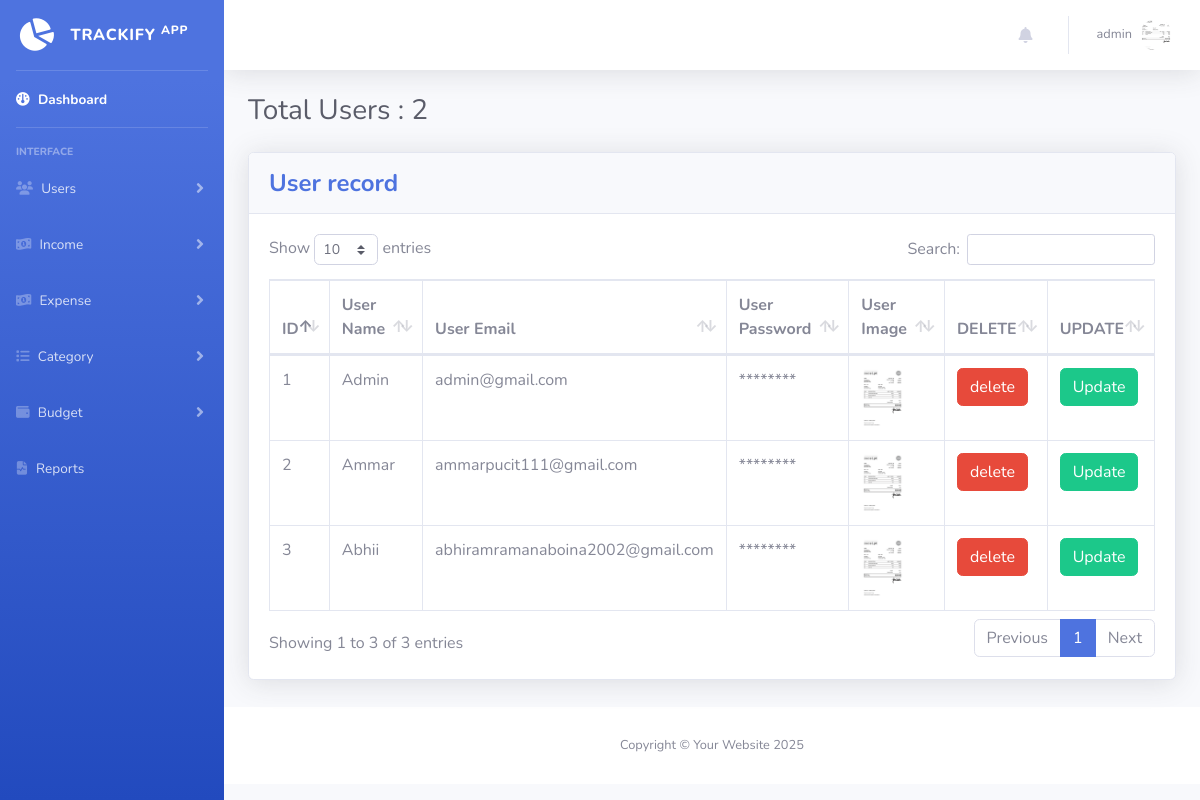
/users.php (signed in), run on the app's committed database.
### tables this page shows
CREATE TABLE `user` (
  `user_id` int(11) NOT NULL,
  `user_name` varchar(255) NOT NULL,
  `user_email` varchar(255) NOT NULL,
  `user_pass` varchar(255) NOT NULL,
  `user_image` varchar(255) NOT NULL,
  `role` varchar(255) NOT NULL,
  `reset_token` varchar(255) DEFAULT NULL,
  `token_expiration` int(11) NOT NULL
);

### users.php (the view, shortened to what this page needs)
<?php include('include/top.php')?>
</head>
<body id="page-top">
    <div id="wrapper">
        <?php include('include/sidebar.php')?>
        <div id="content-wrapper" class="d-flex flex-column">
            <div id="content">
                <?php include('include/topbar.php')?>
                <div class="container-fluid">
<?php
include('include/connectbd.php');
$select_users="select * from user";
$run_users=mysqli_query($conn,$select_users);
$numrows=mysqli_num_rows($run_users);
 $total_users=$numrows-1;
 ?>
                    <h1 class="h3 mb-4 text-gray-800">Total Users : <?php echo $total_users;?></h1>
                    <div class="row">
                    <div class="col">
                      <div class="card shadow mb-4">
                        <div class="card-header py-3">
                            <h4 class="m-0 font-weight-bold text-primary">User record </h4>
                        </div>
                        <div class="card-body">
                            <div class="table-responsive">
                                <table class="table table-bordered" id="dataTable" width="100%" cellspacing="0">
                                    <thead>
                                        <tr>
                                            <th>ID</th>
                                            <th>User Name</th>
                                            <th>User Email</th>
                                            <th>User Password</th>
                                            <th>User Image</th>
                                            <th>DELETE</th>
                                            <th>UPDATE</th>
                                        </tr>
                                    </thead>
                                    <tbody>
                                        <?php
                                        include('include/connectbd.php');
                                        $select_user="select * from user ";
                                        $run_qry=mysqli_query($conn,$select_user);
                                        $index = 0;
                                       while( $user_array=mysqli_fetch_array($run_qry))
                                       {
                                        $usr_id=$user_array['user_id'];
                                        $usr_name=$user_array['user_name'];
                                        $usr_email=$user_array['user_email'];
                                        $usr_img=$user_array['user_image'];
                                        ?>
                                    <tr>
                                            <td><?php echo ++$index; ?></td>
                                            <td><?php echo ucfirst( $usr_name); ?></td>
                                            <td><?php echo ( $usr_email); ?></td>
                                            <td><?php echo "********"; ?></td>
                                            <td><img src="upload/<?php echo $usr_img ?>" height="60px"></td>
                                            <td>
<button type="button" class="btn btn-danger" data-toggle="modal" data-target="#myModal<?php echo $usr_id; ?>">
  delete
</button>
   </td>
     <td><a href="edit_user.php?edituser=<?php echo $usr_id; ?>" class="btn btn-success">Update</a></td>
                                        </tr>
                                        <?php }  ?>
                                    </tbody>
                                </table>
                            </div>
                        </div>
                    </div>
                    </div>
                    </div>
                </div>
            </div>
            <?php include('include/footer.php')?>
        </div>
    </div>
   <?php include('include/end.php') ?>

### include/top.php (shortened to what this page needs)
<?php
include('include/connectbd.php');
if(!isset($_SESSION['email']))
{
    echo "<script>window.open('login.php','_self')</script>";
}
else
{
     $user_email = $_SESSION['email'];
   $select_user="select * from user where user_email='$user_email'";
   $run_sel=mysqli_query($conn,$select_user);
   $ary_user=mysqli_fetch_array($run_sel);
   $db_user_name=$ary_user['user_name'];
   $db_user_pic=$ary_user['user_image'];
}
?>
<!DOCTYPE html>
<html lang="en">
<head>
    <link href="vendor/fontawesome-free/css/all.min.css" rel="stylesheet" type="text/css">
    <link href="css/sb-admin-2.min.css" rel="stylesheet">
     <link href="vendor/datatables/dataTables.bootstrap4.min.css" rel="stylesheet">

### include/sidebar.php (shortened to what this page needs)
 <ul class="navbar-nav bg-gradient-primary sidebar sidebar-dark accordion " id="accordionSidebar">
<a class="sidebar-brand d-flex align-items-center justify-content-center" href="index.php">
    <div class="sidebar-brand-icon rotate-n-15">
    <i class="fas fa-chart-pie"></i>
    </div>
    <div class="sidebar-brand-text mx-3">Trackify <sup>APP</sup></div>
</a>
<hr class="sidebar-divider my-0">
<li class="nav-item active">
    <a class="nav-link" href="index.php">
    <i class="fa-solid fa-gauge"></i>
        <span>Dashboard</span></a>
</li>
<hr class="sidebar-divider">
<div class="sidebar-heading">
    Interface
</div>
<?php if($_SESSION['ROLE'] =='Admin'){ ?>
<li class="nav-item">
    <a class="nav-link collapsed" href="#" data-toggle="collapse" data-target="#collapseTwooo"
        aria-expanded="true" aria-controls="collapseTwo">
        <i class="fa-solid fa-users"></i>
        <span>Users</span>
    </a>
</li>
      <?php } ?>
<li class="nav-item">
    <a class="nav-link collapsed" href="#" data-toggle="collapse" data-target="#collapseTwo"
        aria-expanded="true" aria-controls="collapseTwo">
        <i class="fa-solid fa-money-bill-1-wave"></i>
        <span>Income</span>
    </a>
</li>
<li class="nav-item">
    <a class="nav-link collapsed" href="#" data-toggle="collapse" data-target="#collapseUtilities"
        aria-expanded="true" aria-controls="collapseUtilities">
        <i class="fa-solid fa-money-bill-1-wave"></i>
        <span>Expense</span>
    </a>
</li>
<li class="nav-item">
    <a class="nav-link collapsed" href="#" data-toggle="collapse" data-target="#collapsecategory"
        aria-expanded="true" aria-controls="collapsecategory">
        <i class="fa-solid fa-list"></i>
        <span>Category</span>
    </a>
</li>
<li class="nav-item">
    <a class="nav-link collapsed" href="#" data-toggle="collapse" data-target="#collapsebudget"
        aria-expanded="true" aria-controls="collapsebudget">
        <i class="fa-solid fa-wallet"></i>
        <span>Budget</span>
    </a>
</li>
<li class="nav-item">
    <a class="nav-link" href="report.php">
    <i class="fa-solid fa-file-waveform"></i>
        <span>Reports</span></a>
</li>
</ul>

### include/topbar.php (shortened to what this page needs)
<nav class="navbar navbar-expand navbar-light bg-white topbar mb-4 static-top shadow">
<ul class="navbar-nav ml-auto">
<li class="nav-item dropdown no-arrow mx-1 position-relativ">
    <a class="nav-link dropdown-toggle position-relative" href="#" id="alertsDropdown" role="button"
        data-toggle="dropdown" aria-haspopup="true" aria-expanded="false">
        <i class="fas fa-bell fa-fw"></i>
    </a>
</li>
    <li class="nav-item dropdown no-arrow">
        <a class="nav-link dropdown-toggle" href="#" id="userDropdown" role="button"
            data-toggle="dropdown" aria-haspopup="true" aria-expanded="false">
            <span class="mr-2 d-none d-lg-inline text-gray-600 small"><?php echo $db_user_name ?></span>
            <img class="img-profile rounded-circle"
                src="upload/<?php echo $db_user_pic?>">
        </a>
    </li>
</ul>
</nav>

### include/footer.php
<footer class="sticky-footer bg-white mt-auto mb-3">
                <div class="container my-auto">
                    <div class="copyright text-center my-auto">
                        <span>Copyright &copy; Your Website 2025</span>
                    </div>
                </div>
            </footer>

### include/end.php (shortened to what this page needs)
</body>
</html>

### data on the page
user: user_name "admin", user_image (picture), user_name "Admin", user_email "admin@gmail.com"
user: user_name "Ammar", user_email "ammarpucit111@gmail.com", user_image (picture)
user: user_name "Abhii", user_email "abhiramramanaboina2002@gmail.com", user_image (picture)

### other printed values
$total_users "2"
